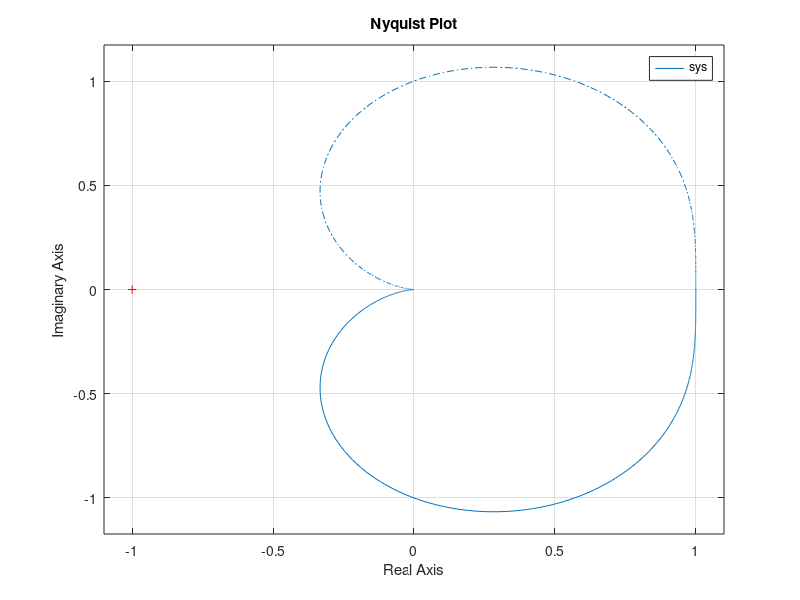

This chart was generated by the following MATLAB code:
% Nyquist Plot 
sys = tf([1], [1 1 1]); % Define the transfer function H(s) = 1 / (s^3 + s^2 + 1)
nyquist(sys); % Generate the Nyquist plot of the transfer function
title('Nyquist Plot'); % Title for the Nyquist plot

